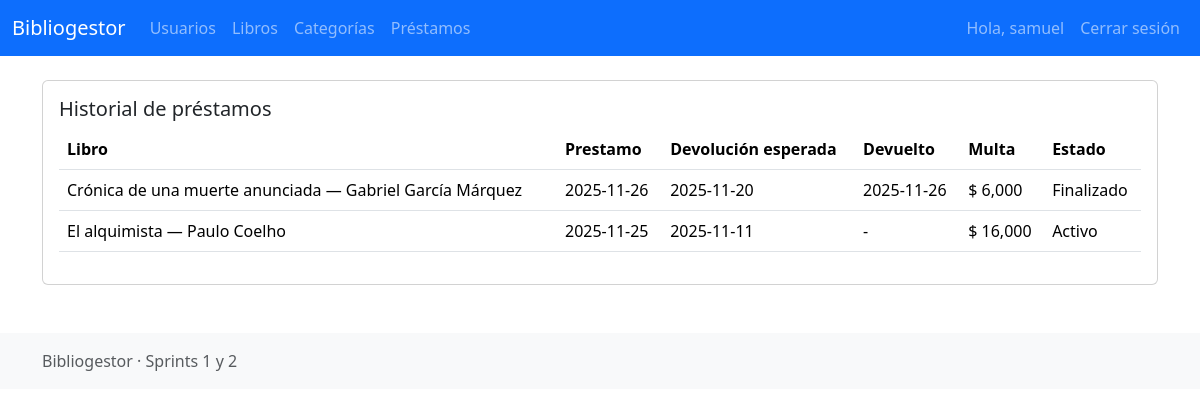
/usuarios/historial.php (signed in), run on the app's committed database.
### tables this page shows
CREATE TABLE `prestamos` (
  `idPrestamo` int(11) NOT NULL,
  `usuario_id` int(11) NOT NULL,
  `libro_id` int(11) NOT NULL,
  `fechaPrestamo` date NOT NULL,
  `fechaDevolucion` date NOT NULL,
  `fechaDevuelto` date DEFAULT NULL,
  `multa` int(11) DEFAULT 0,
  `estado` enum('Activo','Finalizado','Vencido') DEFAULT 'Activo',
  `multaPagada` tinyint(1) NOT NULL DEFAULT 0
);

CREATE TABLE `libros` (
  `idLibro` int(11) NOT NULL,
  `titulo` varchar(200) NOT NULL,
  `autor` varchar(150) DEFAULT NULL,
  `isbn` varchar(50) DEFAULT NULL,
  `editorial` varchar(150) DEFAULT NULL,
  `anio` int(4) DEFAULT NULL,
  `categoria_id` int(11) DEFAULT NULL,
  `estado` enum('Disponible','Prestado') NOT NULL DEFAULT 'Disponible',
  `portada` varchar(255) DEFAULT NULL,
  `fecha_creacion` datetime DEFAULT current_timestamp()
);

### usuarios/historial.php (the view, shortened to what this page needs)
<?php
require_once __DIR__ . '/../plantillas/encabezado.php';
$conn = obtenerConexion();
$id = intval($_GET['id'] ?? 0);
$rol = $_SESSION['usuario']['rol_id'];
$usuarioSesion = $_SESSION['usuario']['id'];
if ($rol == 1 && $id > 0) { $uid = $id; } else { $uid = $usuarioSesion; }
$stmt = $conn->prepare("SELECT p.*, l.titulo, l.autor FROM prestamos p JOIN libros l ON l.idLibro = p.libro_id WHERE p.usuario_id = ? ORDER BY p.fechaPrestamo DESC");
$stmt->bind_param('i', $uid); $stmt->execute(); $res = $stmt->get_result();
?>
<div class="card"><div class="card-body">
<h5>Historial de préstamos</h5>
<table class="table"><thead><tr><th>Libro</th><th>Prestamo</th><th>Devolución esperada</th><th>Devuelto</th><th>Multa</th><th>Estado</th></tr></thead><tbody>
<?php while($r = $res->fetch_assoc()): ?>
  <tr><td><?php echo htmlspecialchars($r['titulo'].' — '.$r['autor']); ?></td><td><?php echo $r['fechaPrestamo']; ?></td><td><?php echo $r['fechaDevolucion']; ?></td><td><?php echo $r['fechaDevuelto'] ?? '-'; ?></td><td><?php echo ($r['multa']>0) ? ('$ '.number_format($r['multa'])) : '-'; ?></td><td><?php echo $r['estado']; ?></td></tr>
<?php endwhile; ?>
</tbody></table></div></div>
<?php require_once __DIR__ . '/../plantillas/pie.php'; ?>

### data on the page
prestamos: libro.autor "Crónica de una muerte anunciada — Gabriel García Márquez", fechaPrestamo "2025-11-26", fechaDevolucion "2025-11-20", fechaDevuelto "2025-11-26", multa "6,000", estado "Finalizado"
prestamos: libro.autor "El alquimista — Paulo Coelho", fechaPrestamo "2025-11-25", fechaDevolucion "2025-11-11", fechaDevuelto "-", multa "16,000", estado "Activo"

### other printed values
$_SESSION['usuario']['nombre'] "samuel"
